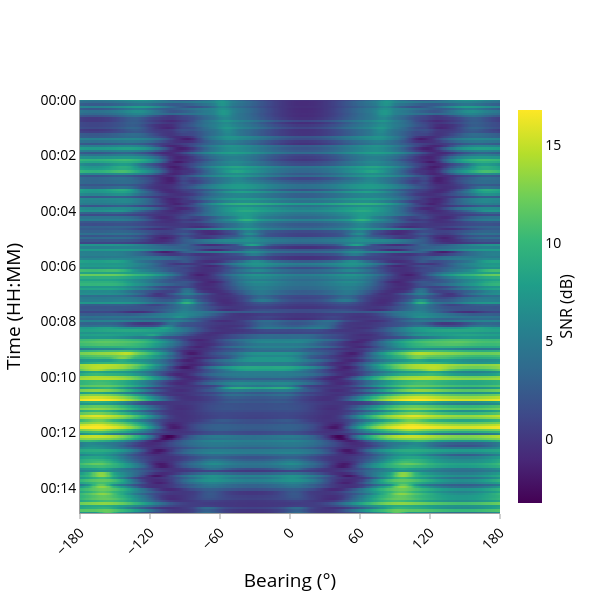
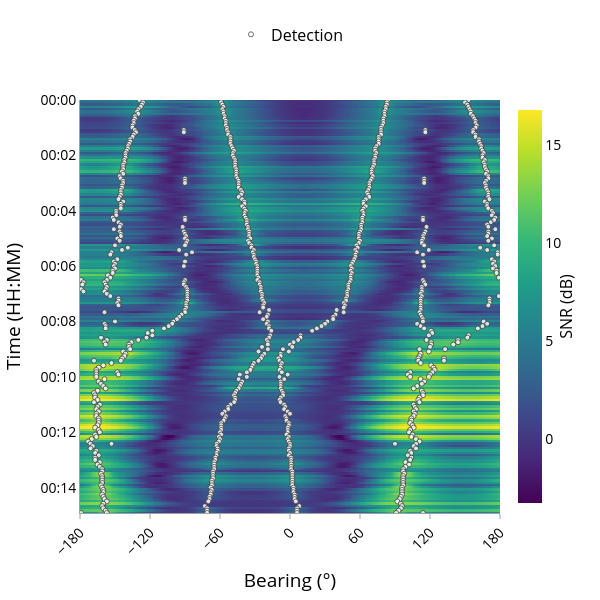

The code cell stored with these charts, in order, in its notebook:
### Markdown cell above
## Beamformer

This stage forms spatial energy across azimuth and runs the detection chain.

We configure an MVDR beamformer and compute steering vectors over a full
`[-pi, pi]` azimuth grid. Processing is restricted to a frequency band
(`fmin` to `fmax`) where target energy is expected.

`BroadbandPassiveSonarArraySimulator` then combines platform geometry, propagation,
source/noise models, and steering to generate beamformed snapshots through time.

Detections are extracted with CA-CFAR and optionally refined by peak-picking to reduce
clustered threshold crossings. We finally inspect the bearing-time record (BTR) both with
and without overlaid detections.

### Code cell
import numpy as np

from nereus.detector import CFARDetector, PassiveSonarDetector, PeakDetector
from nereus.plotter import plot_btr
from nereus.sigproc import (
    DelayAndSumBeamformer,
    SteeringCalculator,
)
from nereus.simulator import BroadbandPassiveSonarArraySimulator

steering_azimuths_rad = np.linspace(-np.pi, np.pi, 361)

beamformer = DelayAndSumBeamformer(
    sampling_rate_hz=sampling_rate_hz,
    shading=None,
    domain="frequency",
)

steering_calculator = SteeringCalculator(
    ssp=ssp,
    steering_azimuths_rad=steering_azimuths_rad,
)

fade_in_ms = 1000.0

simulator = BroadbandPassiveSonarArraySimulator(
    platform=platform,
    propagation_model=propagation_model,
    signal_models=[signal_model],
    noise_model=ambient_noise_model,
    beamformer=beamformer,
    steering_calculator=steering_calculator,
    ground_truth_paths=target_truths,
    fade_in_ms=fade_in_ms,
)

cfar_detector = CFARDetector(
    num_guard_cells=6,
    num_training_cells=10,
    threshold_factor=1.05,
    mode="wrap"
)
peak_detector = PeakDetector(distance=3)

detection_chain = [cfar_detector, peak_detector]

detector = PassiveSonarDetector(
    detection_chain=detection_chain,
    sensor_data_gen=simulator.sensor_data_gen(),
    steering_azimuths_rad=steering_azimuths_rad,
)

all_detections = list(detector.detections_gen(progress_bar=True))
snr_map = detector.snr_history

detections_for_plotter = [d for _, detections in all_detections for d in detections]
print(f"Detections: {len(detections_for_plotter)}")

plot_btr(
    data=snr_map,
    timesteps=timesteps,
    steering_azimuths=np.rad2deg(steering_azimuths_rad),
).show()

plot_btr(
    timesteps=timesteps,
    steering_azimuths=np.rad2deg(steering_azimuths_rad),
    data=snr_map,
    detections=detections_for_plotter,
).show()

### Figure 1 — Plotly figure (JSON) as saved in the notebook; plotly's stock layout.template omitted (floating-point values rounded to 4 significant figures; data arrays with more than 128 entries replaced by an {"elided": "..."} marker saying what was removed)
{"data": [{"colorbar": {"len": 1, "thickness": 24, "tickfont": {"size": 14}, "title": {"font": {"size": 16}, "side": "right", "text": "SNR (dB)"}}, "colorscale": [[0, "#440154"], [0.1111, "#482878"], [0.2222, "#3e4989"], [0.3333, "#31688e"], [0.4444, "#26828e"], [0.5556, "#1f9e89"], [0.6667, "#35b779"], [0.7778, "#6ece58"], [0.8889, "#b5de2b"], [1, "#fde725"]], "type": "heatmap", "x": {"elided": "361 float values"}, "y": {"elided": "180 str values"}, "z": {"elided": "180x361 float values"}}], "layout": {"colorway": ["#636EFA", "#EF553B", "#00CC96", "#AB63FA", "#FFA15A", "#19D3F3", "#FF6692", "#B6E880", "#FF97FF", "#FECB52"], "font": {"color": "black", "size": 16}, "height": 600, "legend": {"orientation": "h", "x": 0.5, "xanchor": "center", "y": 1.2}, "paper_bgcolor": "white", "plot_bgcolor": "white", "showlegend": true, "width": 600, "xaxis": {"dtick": 60, "gridcolor": "rgba(200, 200, 200, 0.5)", "linecolor": "rgba(160, 160, 160, 1.0)", "linewidth": 1, "range": [-180, 180], "showgrid": true, "showline": true, "tick0": -180, "tickangle": -45, "tickcolor": "rgba(160, 160, 160, 1.0)", "tickfont": {"size": 14}, "tickmode": "linear", "ticks": "outside", "title": {"text": "Bearing (°)"}}, "yaxis": {"autorange": false, "gridcolor": "rgba(200, 200, 200, 0.5)", "linecolor": "rgba(160, 160, 160, 1.0)", "linewidth": 1, "range": ["2026-02-20T00:14:55", "2026-02-20T00:00:00"], "showgrid": true, "showline": true, "tickcolor": "rgba(160, 160, 160, 1.0)", "tickfont": {"size": 14}, "tickformat": "%H:%M", "title": {"text": "Time (HH:MM)"}}}}

### Figure 2 — Plotly figure (JSON) as saved in the notebook; plotly's stock layout.template omitted (floating-point values rounded to 4 significant figures; data arrays with more than 128 entries replaced by an {"elided": "..."} marker saying what was removed)
{"data": [{"colorbar": {"len": 1, "thickness": 24, "tickfont": {"size": 14}, "title": {"font": {"size": 16}, "side": "right", "text": "SNR (dB)"}}, "colorscale": [[0, "#440154"], [0.1111, "#482878"], [0.2222, "#3e4989"], [0.3333, "#31688e"], [0.4444, "#26828e"], [0.5556, "#1f9e89"], [0.6667, "#35b779"], [0.7778, "#6ece58"], [0.8889, "#b5de2b"], [1, "#fde725"]], "type": "heatmap", "x": {"elided": "361 float values"}, "y": {"elided": "180 str values"}, "z": {"elided": "180x361 float values"}}, {"marker": {"color": "white", "line": {"width": 1}, "opacity": 0.8, "size": 5}, "mode": "markers", "name": "Detection", "type": "scatter", "x": {"elided": "803 float values"}, "y": {"elided": "803 str values"}}], "layout": {"colorway": ["#636EFA", "#EF553B", "#00CC96", "#AB63FA", "#FFA15A", "#19D3F3", "#FF6692", "#B6E880", "#FF97FF", "#FECB52"], "font": {"color": "black", "size": 16}, "height": 600, "legend": {"orientation": "h", "x": 0.5, "xanchor": "center", "y": 1.2}, "paper_bgcolor": "white", "plot_bgcolor": "white", "showlegend": true, "width": 600, "xaxis": {"dtick": 60, "gridcolor": "rgba(200, 200, 200, 0.5)", "linecolor": "rgba(160, 160, 160, 1.0)", "linewidth": 1, "range": [-180, 180], "showgrid": true, "showline": true, "tick0": -180, "tickangle": -45, "tickcolor": "rgba(160, 160, 160, 1.0)", "tickfont": {"size": 14}, "tickmode": "linear", "ticks": "outside", "title": {"text": "Bearing (°)"}}, "yaxis": {"autorange": false, "gridcolor": "rgba(200, 200, 200, 0.5)", "linecolor": "rgba(160, 160, 160, 1.0)", "linewidth": 1, "range": ["2026-02-20T00:14:55", "2026-02-20T00:00:00"], "showgrid": true, "showline": true, "tickcolor": "rgba(160, 160, 160, 1.0)", "tickfont": {"size": 14}, "tickformat": "%H:%M", "title": {"text": "Time (HH:MM)"}}}}
